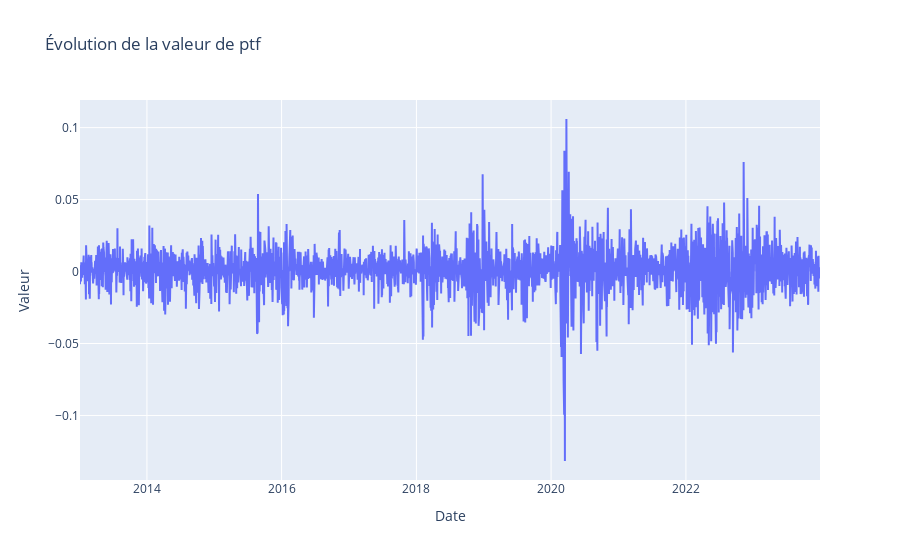

Write notebook code for a chart like this one.
### Code cell
fig = go.Figure()

# Ajout de la série financière
fig.add_trace(go.Scatter(x = portfolio_returns.index, 
                         y = portfolio_returns['Portfolio'], 
                         mode = 'lines',
                         name ='Évolution financière ptf', 
                         fill = "tozeroy"))

# Mise à jour des titres
fig.update_layout(title="Évolution de la valeur de ptf",
                  xaxis_title='Date',
                  yaxis_title='Valeur')

# Affichage du graphique
fig.show()

### Figure 1 — Plotly figure (JSON) as saved in the notebook; plotly's stock layout.template omitted (floating-point values rounded to 4 significant figures; data arrays with more than 128 entries replaced by an {"elided": "..."} marker saying what was removed)
{"data": [{"fill": "tozeroy", "mode": "lines", "name": "Évolution financière ptf", "type": "scatter", "x": {"elided": "2767 str values"}, "y": {"elided": "2767 float values"}}], "layout": {"title": {"text": "Évolution de la valeur de ptf"}, "xaxis": {"title": {"text": "Date"}}, "yaxis": {"title": {"text": "Valeur"}}}}
